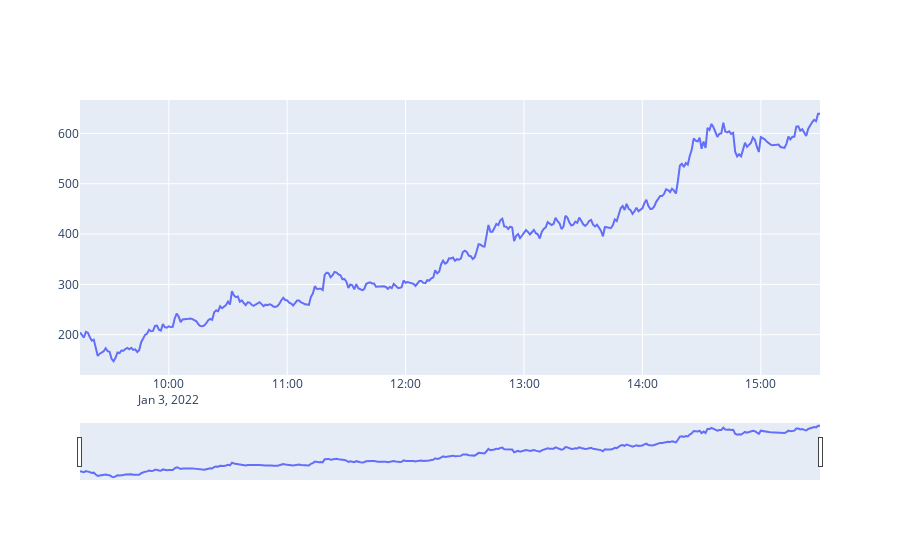

The notebook cell saved with this chart:
### Code cell


### Figure 1 — Plotly figure (JSON) as saved in the notebook; plotly's stock layout.template omitted (floating-point values rounded to 4 significant figures; data arrays with more than 128 entries replaced by an {"elided": "..."} marker saying what was removed)
{"data": [{"mode": "lines", "name": "Close", "type": "scatter", "x": {"elided": "376 str values"}, "y": {"elided": "376 float values"}}], "layout": {"xaxis": {"rangebreaks": [{"bounds": ["sat", "mon"]}, {"bounds": [16, 9], "pattern": "hour"}], "rangeslider": {"visible": true}, "showticklabels": true}, "yaxis": {"showticklabels": true}}}
